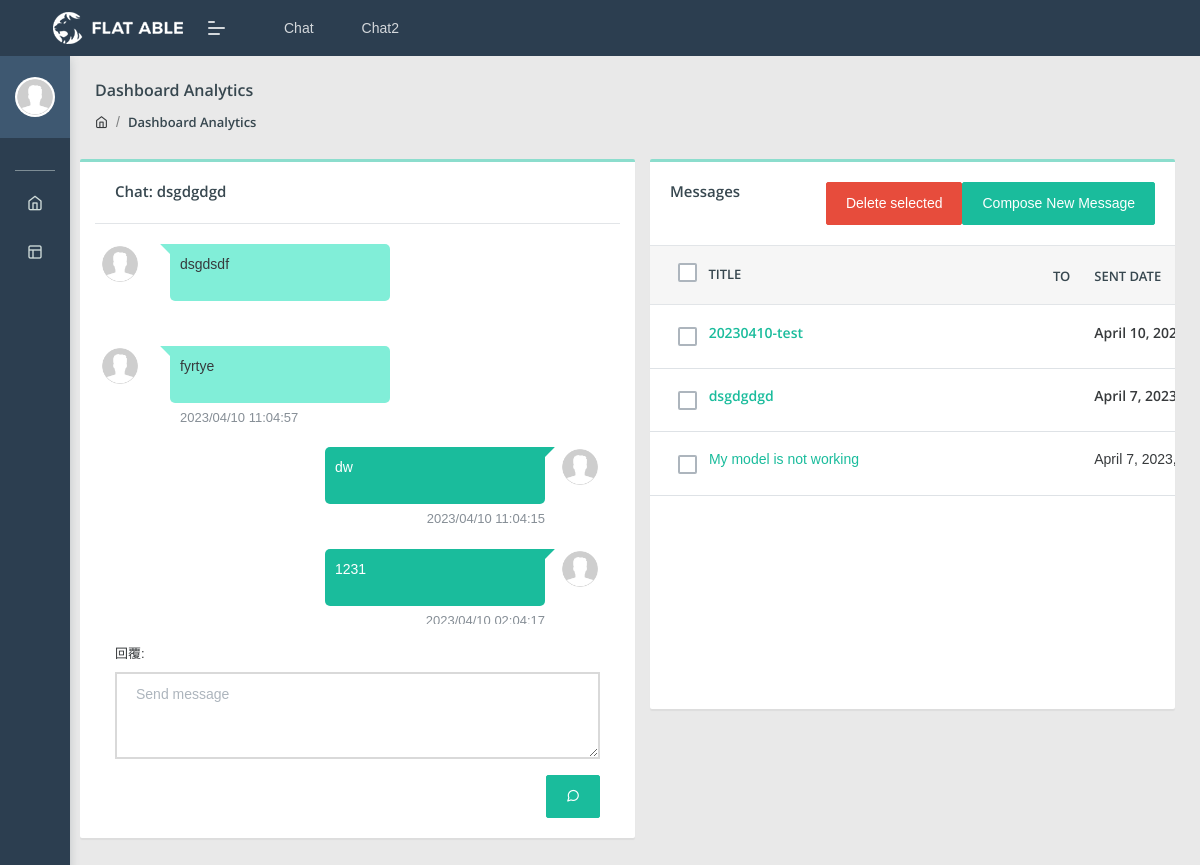
Page /welcome/chat/5/ (signed in) on the committed database.
### welcome/models.py (models this page shows, shortened)
class chat(models.Model):
    chatOwner = models.ForeignKey(User, null = True, on_delete = models.SET_NULL, related_name='chat', blank = True)
    chatTitle  = models.CharField(max_length=256)
    createdDate = models.DateTimeField(default=timezone.now)
    chatReceiver = models.ForeignKey(User, null=True, on_delete=models.CASCADE, related_name='chat_reciver', blank=True)
    chatContent = models.TextField()
    is_viewed = models.BooleanField(default=False)
    archived = models.BooleanField(default=False)
    viewedDate = models.DateTimeField(null=True)
    def __str__(self):
        return self.chatTitle

class replys(models.Model):
    replyBelongsTo = models.ForeignKey(chat, null = True, on_delete= models.SET_NULL, related_name = 'replyBelong')
    replyerID = models.ForeignKey(User, null = True, on_delete= models.SET_NULL, related_name = 'replyer', blank = True)
    replyDate = models.DateTimeField(default = timezone.now)
    replyContent = models.TextField()

### welcome/views.py (the view, shortened to what this page needs)
# urls.py: path('chat/<int:pk>/', chatDetail.as_view(), name='chatDetails'),
class chatDetail(DetailView):
    model = chat
    template_name = 'chatDetail.html'
    replys = replyModelForm
    def get_context_data(self, **kwargs):
        context = super().get_context_data(**kwargs)
        user = self.request.user
        print('>>>>>>>>>>>>>>>>>>>here')
        if str(self.request.user) != 'admin':
            context['chatListAll'] = chat.objects.filter(Q(chatOwner=user) | Q(chatReceiver=user), archived=False).order_by('-createdDate')
        else:
            context['chatListAll'] = chat.objects.all().order_by('-createdDate').values()
        form = chatModelForm()
        context['form'] = form
        context['title'] = self.get_object()
        context['replys'] = replys.objects.filter(replyBelongsTo_id = self.kwargs['pk']).all().values()
        context['replyForm'] = replyModelForm(initial={'replyBelongsTo': self.get_object(), 'replyerID': self.request.user,})
        return context

### welcome/forms.py
class chatModelForm(forms.ModelForm):
    class Meta:
        model = chat
        fields = [
            'chatOwner',
            'chatTitle',
            'chatReceiver',
            'chatContent',
        ]
        widgets= {
            'chatOwner': forms.HiddenInput(),#Select(attrs={'class':'form-control'}),
            'chatTitle' : forms.TextInput(attrs={'class': 'form-control'}),
            'chatReceiver' : forms.Select(attrs={'class': 'form-control'}),
            'chatContent' : forms.Textarea(attrs={'class': 'form-control'}),
        }
        labels = {
            'chatOwner': "提問人",
            'chatTitle' : "標題",
            'chatReceiver' : "收件人",
            'chatContent' : "內容",
        }

class replyModelForm(forms.ModelForm):
    class Meta:
        model = replys
        fields =[
            'replyBelongsTo',
            'replyerID',
            'replyDate',
            'replyContent',
        ]
        widgets= {
            'replyBelongsTo' : forms.HiddenInput(),
            'replyerID' : forms.HiddenInput(),
            'replyDate' : forms.HiddenInput(),
            'replyContent' : forms.Textarea(attrs={'class':'form-control','placeholder':'Send message', 'rows': 3, 'cols' : 100}),
        }
        labels = {
            'replyBelongsTo' : "主題",
            'replyerID' : "回覆者",
            'replyDate' : "回覆日期",
            'replyContent' : "回覆",
        }

### templates/chatDetail.html (shortened to what this page needs)
{% extends 'chat_home.html' %}
{% load i18n %}
{% load static %}
{%block chatDeatils%}
    {% if request.user != object.chatOwner %}
        <div class="row m-b-20 received-chat">
            {% include 'chatIcon.html' %}
    {% else %}
        <div class="row m-b-20 send-chat">
    {% endif %}
            <div class="col">
                <div class="msg">
                    <p class="m-b-0">
                        <div class="chatContentDiv">{{ object.chatContent }}</div>
                    </p>
                </div>
                <p class="text-muted m-b-0">{{ object.createdData|date:'Y/m/d h:m:s' }}</p>
            </div>
        </div>
    {% if replys %}
        {% for obj in replys %}
            {% if request.user.id != obj.replyerID_id %}
                <div class="row m-b-20 received-chat">
                    {% include 'chatIcon.html' %}
            {% else %}
                <div class="row m-b-20 send-chat">
            {% endif %}
                <div class="col">
                    <div class="msg">
                        <p class="m-b-0">
                            <div class="chatContentDiv">{{obj.replyContent}}</div>
                        </p>
                    </div>
                    <p class="text-muted m-b-0">{{ obj.replyDate|date:'Y/m/d h:m:s' }}</p>
                </div>
                {% if request.user.id == obj.replyerID_id %}
                    {% include 'chatIcon.html' %}
                {% endif %}
            </div>
        {% endfor %}
    {% endif %}
{%endblock%}

### templates/chat_home.html (shortened to what this page needs)
{% extends 'chat_base_template.html' %}
{%load i18n%}
{% block chatContent %}
<div class="card chat-card col-lg-6 col-md-12" style="min-height: 550px;overflow-x:hidden;overflow-y: auto;">
  <div class="card-header">
    {% if replyForm %}
      <h5 id="chat_topic_name">Chat: {{title}}</h5>
    {% else %}
      <h5 id="chat_topic_name">Chat</h5>
    {% endif %}
  </div>
  <div class="card-body" style="height:400px;overflow-x:hidden;overflow-y:auto">
    {%block chatDeatils%}{%endblock%}
  </div>
  {% if replyForm %}
  <div class="card-body">
    <form method="POST" action="">
        {{replyForm.as_p}}
        <button class="btn btn-primary float-right" type="submit" value="save"><i class="feather icon-message-circle"></i></button>
    </form>
  </div>
  {% endif%}
</div>
<div class="col-xl-6 col-md-12">
  <form action="{% url 'del_chat' %}" method="POST">
    <div class="card table-card" style="min-height: 550px;">
      <div class="card-header">
        <h5>Messages</h5>
        <button type="button" class="btn  btn-primary float-right" data-toggle="modal"
        data-target="#exampleModalCenter">{% trans 'Compose New Message'%}</button>
        <button type="submit" class="btn  btn-danger float-right">{% trans 'Delete selected'%}</button>
      </div>
      <div class="card-body p-0">
        <div class="table-responsive">
          <table class="table table-hover mb-0">
            <thead>
              <tr>
                <th>
                  <div class="chk-option">
                    <label class="check-task custom-control custom-checkbox d-flex justify-content-center done-task">
                    </label>
                  </div>
                  Title
                </th>
                <th>To</th>
                <th>Sent Date</th>
              </tr>
            </thead>
            <tbody>
              {% for chat in chatListAll %}
              {% if chat.is_viewed %}
              <tr >
                <td>
                  <div class="chk-option">
                    <label class="check-task custom-control custom-checkbox d-flex justify-content-center done-task">
                    </label>
                  </div>
                  <div class="d-inline-block" style="width:20rem;overflow:hidden;text-overflow:ellipsis">
                    <a href="{% url 'chatDetails' chat.id%}">
                    {{chat.chatTitle}}</a>
                  </div>
                </td>
                <td>{{chat.chatReceiver_username}}</td>
                <td>{{chat.createdDate}}</td>
              </tr>
              {%else%}
              <tr style="font-weight:bolder">
                <td>
                  <div class="chk-option">
                    <label class="check-task custom-control custom-checkbox d-flex justify-content-center done-task">
                    </label>
                  </div>
                  <div class="d-inline-block" style="width:20rem;overflow:hidden;text-overflow:ellipsis">
                    <a href="{% url 'chatDetails' chat.id%}">
                      {{chat.chatTitle}}
                    </a>
                  </div>
                </td>
                <td>{{chat.chatReceiver_username}}</td>
                <td>{{chat.createdDate}}</td>
              </tr>
              {%endif%}
              {% endfor %}
            </tbody>
          </table>
        </div>
      </div>
    </div>
</form>
</div>
{% endblock %}

### templates/chatIcon.html
{% load i18n %}
{% load static %}
<div class="col-auto p-l-0">
    <img src="{% static 'images/user/avatar-2.jpg' %}" alt="user image" class="img-radius wid-40">
</div>

### templates/chatDetail.html (style rules this page uses)
.chatContentDiv { position: relative; height: 50%; width: 200px; margin:auto; text-align:left; overflow-wrap: break-word !important; }

### rows in the picture
chat: chatTitle "dsgdgdgd", chatContent "dsgdsdf", createdDate "April 7,…"
replys: replyContent "fyrtye", replyDate "2023/04/10 11:04:57"
replys: replyContent "dw", replyDate "2023/04/10 11:04:15"
replys: replyContent "1231", replyDate "2023/04/10 02:04:17"
chat: chatTitle "20230410-test", createdDate "April 10,…"
chat: chatTitle "My model is not working", createdDate "April 7,…"
